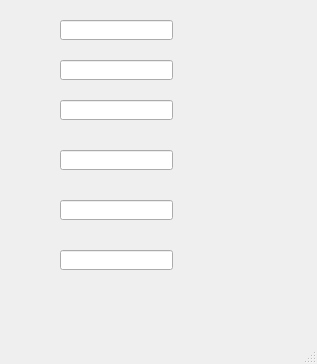
<?xml version="1.0" encoding="UTF-8"?>
<ui version="4.0">
 <class>MainWindow</class>
 <widget class="QMainWindow" name="MainWindow">
  <property name="geometry">
   <rect>
    <x>0</x>
    <y>0</y>
    <width>317</width>
    <height>364</height>
   </rect>
  </property>
  <property name="windowTitle">
   <string>按住Tab键看看有什么效果</string>
  </property>
  <widget class="QWidget" name="centralwidget">
   <widget class="QLineEdit" name="lineEdit">
    <property name="geometry">
     <rect>
      <x>60</x>
      <y>20</y>
      <width>113</width>
      <height>20</height>
     </rect>
    </property>
   </widget>
   <widget class="QLineEdit" name="lineEdit_2">
    <property name="geometry">
     <rect>
      <x>60</x>
      <y>60</y>
      <width>113</width>
      <height>20</height>
     </rect>
    </property>
   </widget>
   <widget class="QLineEdit" name="lineEdit_3">
    <property name="geometry">
     <rect>
      <x>60</x>
      <y>100</y>
      <width>113</width>
      <height>20</height>
     </rect>
    </property>
   </widget>
   <widget class="QLineEdit" name="lineEdit_4">
    <property name="geometry">
     <rect>
      <x>60</x>
      <y>150</y>
      <width>113</width>
      <height>20</height>
     </rect>
    </property>
   </widget>
   <widget class="QLineEdit" name="lineEdit_5">
    <property name="geometry">
     <rect>
      <x>60</x>
      <y>200</y>
      <width>113</width>
      <height>20</height>
     </rect>
    </property>
   </widget>
   <widget class="QLineEdit" name="lineEdit_6">
    <property name="geometry">
     <rect>
      <x>60</x>
      <y>250</y>
      <width>113</width>
      <height>20</height>
     </rect>
    </property>
   </widget>
  </widget>
  <widget class="QMenuBar" name="menubar">
   <property name="geometry">
    <rect>
     <x>0</x>
     <y>0</y>
     <width>317</width>
     <height>23</height>
    </rect>
   </property>
  </widget>
  <widget class="QStatusBar" name="statusbar"/>
 </widget>
 <tabstops>
  <tabstop>lineEdit_6</tabstop>
  <tabstop>lineEdit_3</tabstop>
  <tabstop>lineEdit</tabstop>
  <tabstop>lineEdit_5</tabstop>
  <tabstop>lineEdit_2</tabstop>
  <tabstop>lineEdit_4</tabstop>
 </tabstops>
 <resources/>
 <connections/>
</ui>
